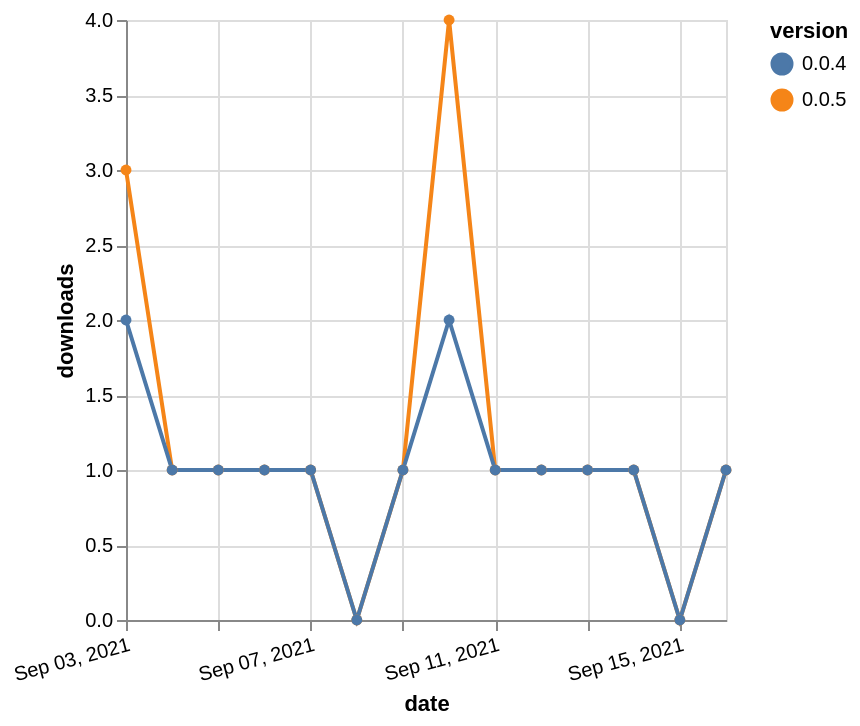

Specify this chart in Vega-Lite:
### Vega-Lite specification from a JSON file in a GitHub repository (floating-point values rounded to 4 significant figures)
{"$schema": "https://vega.github.io/schema/vega-lite/v5.json", "description": "A simple bar chart with embedded data.", "data": {"values": [{"date": "2021-09-03", "total": 112, "delta": 3, "version": "0.0.5"}, {"date": "2021-09-04", "total": 113, "delta": 1, "version": "0.0.5"}, {"date": "2021-09-05", "total": 114, "delta": 1, "version": "0.0.5"}, {"date": "2021-09-06", "total": 115, "delta": 1, "version": "0.0.5"}, {"date": "2021-09-07", "total": 116, "delta": 1, "version": "0.0.5"}, {"date": "2021-09-08", "total": 116, "delta": 0, "version": "0.0.5"}, {"date": "2021-09-09", "total": 117, "delta": 1, "version": "0.0.5"}, {"date": "2021-09-10", "total": 121, "delta": 4, "version": "0.0.5"}, {"date": "2021-09-11", "total": 122, "delta": 1, "version": "0.0.5"}, {"date": "2021-09-12", "total": 123, "delta": 1, "version": "0.0.5"}, {"date": "2021-09-13", "total": 124, "delta": 1, "version": "0.0.5"}, {"date": "2021-09-14", "total": 125, "delta": 1, "version": "0.0.5"}, {"date": "2021-09-15", "total": 125, "delta": 0, "version": "0.0.5"}, {"date": "2021-09-16", "total": 126, "delta": 1, "version": "0.0.5"}, {"date": "2021-09-03", "total": 132, "delta": 2, "version": "0.0.4"}, {"date": "2021-09-04", "total": 133, "delta": 1, "version": "0.0.4"}, {"date": "2021-09-05", "total": 134, "delta": 1, "version": "0.0.4"}, {"date": "2021-09-06", "total": 135, "delta": 1, "version": "0.0.4"}, {"date": "2021-09-07", "total": 136, "delta": 1, "version": "0.0.4"}, {"date": "2021-09-08", "total": 136, "delta": 0, "version": "0.0.4"}, {"date": "2021-09-09", "total": 137, "delta": 1, "version": "0.0.4"}, {"date": "2021-09-10", "total": 139, "delta": 2, "version": "0.0.4"}, {"date": "2021-09-11", "total": 140, "delta": 1, "version": "0.0.4"}, {"date": "2021-09-12", "total": 141, "delta": 1, "version": "0.0.4"}, {"date": "2021-09-13", "total": 142, "delta": 1, "version": "0.0.4"}, {"date": "2021-09-14", "total": 143, "delta": 1, "version": "0.0.4"}, {"date": "2021-09-15", "total": 143, "delta": 0, "version": "0.0.4"}, {"date": "2021-09-16", "total": 144, "delta": 1, "version": "0.0.4"}]}, "width": "container", "mark": {"type": "line", "point": {"filled": true}}, "encoding": {"x": {"field": "date", "type": "temporal", "timeUnit": "yearmonthdate", "title": "date", "axis": {"labelAngle": -15}}, "y": {"field": "delta", "type": "quantitative", "title": "downloads"}, "color": {"field": "version", "type": "nominal"}, "tooltip": {"field": "delta"}}}
